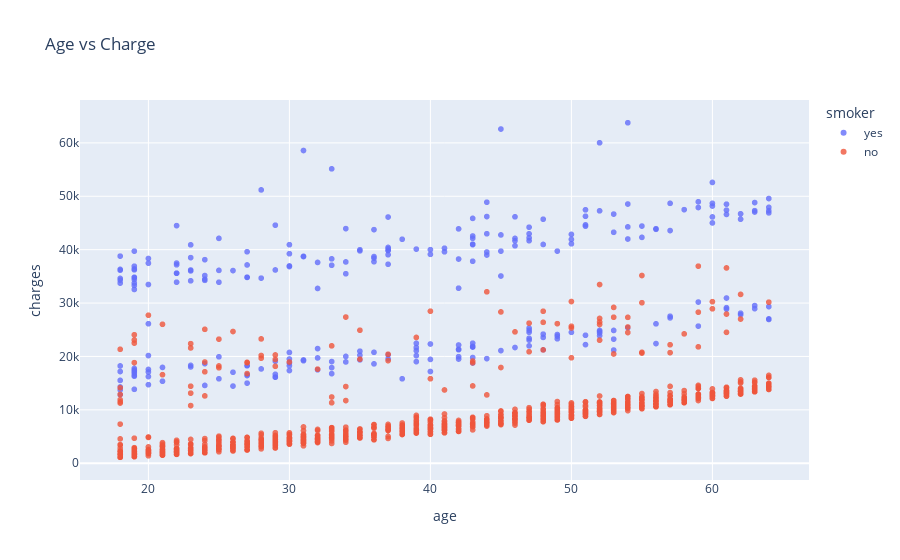

Notebook code for this chart:
### Code cell
fig = px.scatter(medical_df,
                 x='age',
                 y='charges',
                 color='smoker',
                 opacity = 0.8,
                 hover_data=['sex'],
                 title='Age vs Charge'
)
fig.update_traces()
fig.show()

### Figure 1 — Plotly figure (JSON) as saved in the notebook; plotly's stock layout.template omitted (floating-point values rounded to 4 significant figures; data arrays with more than 128 entries replaced by an {"elided": "..."} marker saying what was removed)
{"data": [{"customdata": {"elided": "274x1 str values"}, "hovertemplate": "smoker=yes<br>age=%{x}<br>charges=%{y}<br>sex=%{customdata[0]}<extra></extra>", "legendgroup": "yes", "marker": {"color": "#636efa", "opacity": 0.8, "symbol": "circle"}, "mode": "markers", "name": "yes", "showlegend": true, "type": "scattergl", "x": {"elided": "274 int values"}, "xaxis": "x", "y": {"elided": "274 float values"}, "yaxis": "y"}, {"customdata": {"elided": "1064x1 str values"}, "hovertemplate": "smoker=no<br>age=%{x}<br>charges=%{y}<br>sex=%{customdata[0]}<extra></extra>", "legendgroup": "no", "marker": {"color": "#EF553B", "opacity": 0.8, "symbol": "circle"}, "mode": "markers", "name": "no", "showlegend": true, "type": "scattergl", "x": {"elided": "1064 int values"}, "xaxis": "x", "y": {"elided": "1064 float values"}, "yaxis": "y"}], "layout": {"legend": {"title": {"text": "smoker"}, "tracegroupgap": 0}, "title": {"text": "Age vs Charge"}, "xaxis": {"anchor": "y", "domain": [0, 1], "title": {"text": "age"}}, "yaxis": {"anchor": "x", "domain": [0, 1], "title": {"text": "charges"}}}}
